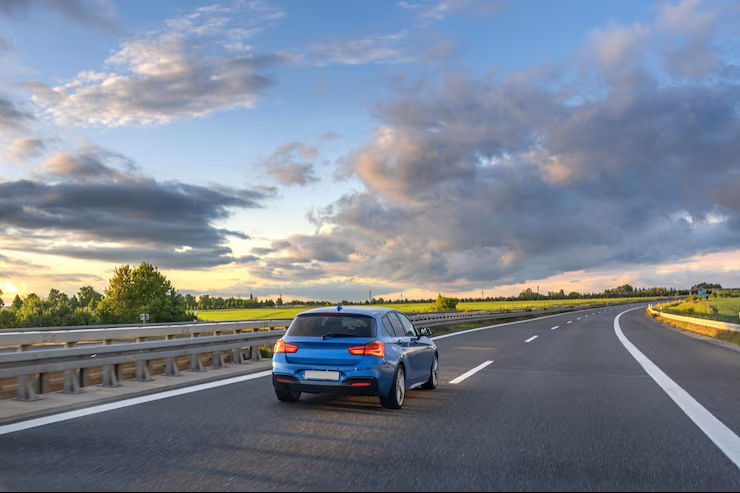
#> input picture data/road.jpg, 740 x 493 px, found by its file name
$ python test_opencv.py
#> lines starting #> are read from the running program, lines starting #| are printed output that depends on the picture
import cv2

image = cv2.imread("data/road.jpg")
#> image is the input picture: shape (493, 740, 3); mean B, G, R 145.8, 132.4, 123.8

if image is None:
    print("Could not load the image.")
else:
    print("Image loaded successfully!")
    print("Image dimensions:", image.shape)
#| Image dimensions: (493, 740, 3)

    # Draw a rectangle
    cv2.rectangle(image, (100, 100), (300, 250), (0, 255, 0), 3)

    # Draw a circle
    cv2.circle(image, (500, 200), 50, (255, 0, 0), 3)

    # Add text
    cv2.putText(
        image,
        "Road Safety AI",
        (100, 80),
        cv2.FONT_HERSHEY_SIMPLEX,
        1,
        (0, 0, 255),
        2
    )
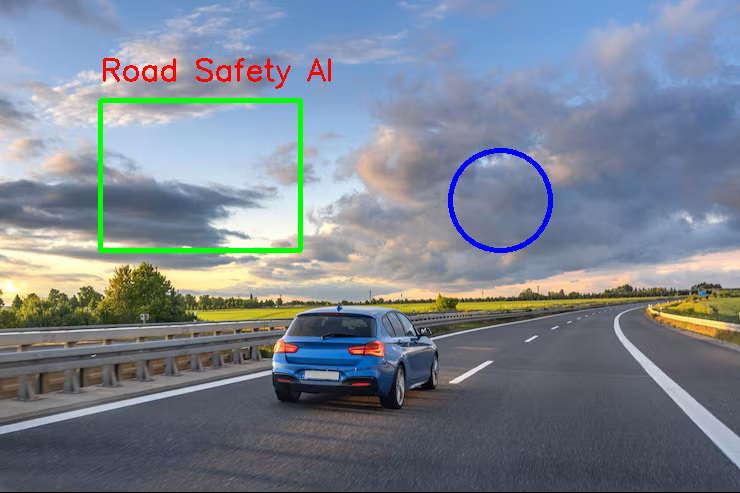
#> image: shape (493, 740, 3); mean B, G, R 143.6, 131.8, 122.1

    cv2.imshow("Road Safety Image", image)
    cv2.waitKey(0)
    cv2.destroyAllWindows()
